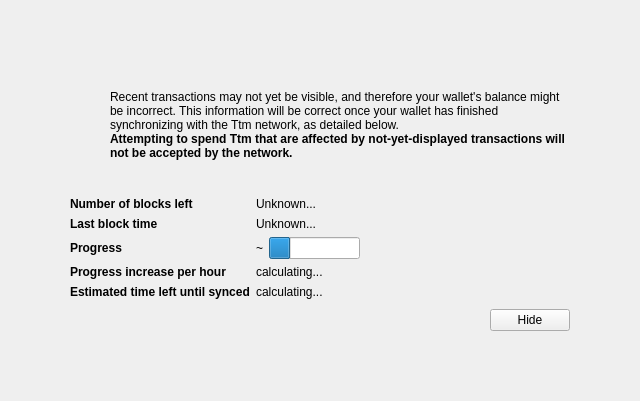
<?xml version="1.0" encoding="UTF-8"?>
<ui version="4.0">
 <class>ModalOverlay</class>
 <widget class="ModalOverlay" name="ModalOverlay">
  <property name="geometry">
   <rect>
    <x>0</x>
    <y>0</y>
    <width>640</width>
    <height>401</height>
   </rect>
  </property>
  <property name="windowTitle">
   <string>Form</string>
  </property>
  <layout class="QVBoxLayout" name="verticalLayout" stretch="0">
   <property name="sizeConstraint">
    <enum>QLayout::SetDefaultConstraint</enum>
   </property>
   <property name="leftMargin">
    <number>0</number>
   </property>
   <property name="topMargin">
    <number>0</number>
   </property>
   <property name="rightMargin">
    <number>0</number>
   </property>
   <property name="bottomMargin">
    <number>0</number>
   </property>
   <item>
    <widget class="QWidget" name="bgWidget" native="true">
     <property name="styleSheet">
      <string notr="true"/>
     </property>
     <layout class="QVBoxLayout" name="verticalLayoutMain" stretch="0">
      <property name="leftMargin">
       <number>60</number>
      </property>
      <property name="topMargin">
       <number>60</number>
      </property>
      <property name="rightMargin">
       <number>60</number>
      </property>
      <property name="bottomMargin">
       <number>60</number>
      </property>
      <item>
       <widget class="QWidget" name="contentWidget" native="true">
        <property name="styleSheet">
         <string notr="true"/>
        </property>
        <layout class="QVBoxLayout" name="verticalLayoutSub" stretch="1,0,0,0,0">
         <property name="spacing">
          <number>0</number>
         </property>
         <property name="leftMargin">
          <number>10</number>
         </property>
         <property name="topMargin">
          <number>10</number>
         </property>
         <property name="rightMargin">
          <number>10</number>
         </property>
         <property name="bottomMargin">
          <number>10</number>
         </property>
         <item>
          <layout class="QHBoxLayout" name="horizontalLayoutIconText" stretch="0,1">
           <property name="topMargin">
            <number>20</number>
           </property>
           <item>
            <layout class="QVBoxLayout" name="verticalLayoutIcon">
             <property name="leftMargin">
              <number>0</number>
             </property>
             <item>
              <widget class="QPushButton" name="warningIcon">
               <property name="enabled">
                <bool>false</bool>
               </property>
               <property name="text">
                <string/>
               </property>
               <property name="icon">
                <iconset>
                 <normaloff>:/icons/warning</normaloff>
                 <disabledoff>:/icons/warning</disabledoff>:/icons/warning</iconset>
               </property>
               <property name="iconSize">
                <size>
                 <width>48</width>
                 <height>48</height>
                </size>
               </property>
               <property name="flat">
                <bool>true</bool>
               </property>
              </widget>
             </item>
             <item>
              <spacer name="verticalSpacerWarningIcon">
               <property name="orientation">
                <enum>Qt::Vertical</enum>
               </property>
               <property name="sizeHint" stdset="0">
                <size>
                 <width>20</width>
                 <height>40</height>
                </size>
               </property>
              </spacer>
             </item>
            </layout>
           </item>
           <item>
            <layout class="QVBoxLayout" name="verticalLayoutInfoText">
             <property name="leftMargin">
              <number>0</number>
             </property>
             <property name="topMargin">
              <number>0</number>
             </property>
             <item>
              <widget class="QLabel" name="infoText">
               <property name="text">
                <string>Recent transactions may not yet be visible, and therefore your wallet's balance might be incorrect. This information will be correct once your wallet has finished synchronizing with the Ttm network, as detailed below.</string>
               </property>
               <property name="textFormat">
                <enum>Qt::RichText</enum>
               </property>
               <property name="wordWrap">
                <bool>true</bool>
               </property>
              </widget>
             </item>
             <item>
              <widget class="QLabel" name="infoTextStrong">
               <property name="font">
                <font>
                 <weight>75</weight>
                 <bold>true</bold>
                </font>
               </property>
               <property name="text">
                <string>Attempting to spend Ttm that are affected by not-yet-displayed transactions will not be accepted by the network.</string>
               </property>
               <property name="textFormat">
                <enum>Qt::RichText</enum>
               </property>
               <property name="wordWrap">
                <bool>true</bool>
               </property>
              </widget>
             </item>
             <item>
              <spacer name="verticalSpacerInTextSpace">
               <property name="orientation">
                <enum>Qt::Vertical</enum>
               </property>
               <property name="sizeHint" stdset="0">
                <size>
                 <width>20</width>
                 <height>40</height>
                </size>
               </property>
              </spacer>
             </item>
            </layout>
           </item>
          </layout>
         </item>
         <item>
          <spacer name="verticalSpacerAfterText">
           <property name="orientation">
            <enum>Qt::Vertical</enum>
           </property>
           <property name="sizeHint" stdset="0">
            <size>
             <width>20</width>
             <height>40</height>
            </size>
           </property>
          </spacer>
         </item>
         <item>
          <layout class="QFormLayout" name="formLayout">
           <property name="fieldGrowthPolicy">
            <enum>QFormLayout::FieldsStayAtSizeHint</enum>
           </property>
           <property name="horizontalSpacing">
            <number>6</number>
           </property>
           <property name="verticalSpacing">
            <number>6</number>
           </property>
           <property name="topMargin">
            <number>10</number>
           </property>
           <item row="0" column="0">
            <widget class="QLabel" name="labelNumberOfBlocksLeft">
             <property name="font">
              <font>
               <weight>75</weight>
               <bold>true</bold>
              </font>
             </property>
             <property name="text">
              <string>Number of blocks left</string>
             </property>
            </widget>
           </item>
           <item row="0" column="1">
            <widget class="QLabel" name="numberOfBlocksLeft">
             <property name="text">
              <string>Unknown...</string>
             </property>
            </widget>
           </item>
           <item row="1" column="0">
            <widget class="QLabel" name="labelLastBlockTime">
             <property name="font">
              <font>
               <weight>75</weight>
               <bold>true</bold>
              </font>
             </property>
             <property name="text">
              <string>Last block time</string>
             </property>
            </widget>
           </item>
           <item row="1" column="1">
            <widget class="QLabel" name="newestBlockDate">
             <property name="sizePolicy">
              <sizepolicy hsizetype="Maximum" vsizetype="Preferred">
               <horstretch>0</horstretch>
               <verstretch>0</verstretch>
              </sizepolicy>
             </property>
             <property name="text">
              <string>Unknown...</string>
             </property>
            </widget>
           </item>
           <item row="2" column="0">
            <widget class="QLabel" name="labelSyncDone">
             <property name="font">
              <font>
               <weight>75</weight>
               <bold>true</bold>
              </font>
             </property>
             <property name="text">
              <string>Progress</string>
             </property>
            </widget>
           </item>
           <item row="2" column="1">
            <layout class="QHBoxLayout" name="horizontalLayoutSync" stretch="0,1">
             <item>
              <widget class="QLabel" name="percentageProgress">
               <property name="text">
                <string notr="true">~</string>
               </property>
              </widget>
             </item>
             <item>
              <widget class="QProgressBar" name="progressBar">
               <property name="value">
                <number>24</number>
               </property>
               <property name="format">
                <string/>
               </property>
              </widget>
             </item>
            </layout>
           </item>
           <item row="4" column="0">
            <widget class="QLabel" name="labelProgressIncrease">
             <property name="font">
              <font>
               <weight>75</weight>
               <bold>true</bold>
              </font>
             </property>
             <property name="text">
              <string>Progress increase per hour</string>
             </property>
            </widget>
           </item>
           <item row="4" column="1">
            <widget class="QLabel" name="progressIncreasePerH">
             <property name="text">
              <string>calculating...</string>
             </property>
            </widget>
           </item>
           <item row="5" column="0">
            <widget class="QLabel" name="labelEstimatedTimeLeft">
             <property name="font">
              <font>
               <weight>75</weight>
               <bold>true</bold>
              </font>
             </property>
             <property name="text">
              <string>Estimated time left until synced</string>
             </property>
            </widget>
           </item>
           <item row="5" column="1">
            <widget class="QLabel" name="expectedTimeLeft">
             <property name="text">
              <string>calculating...</string>
             </property>
            </widget>
           </item>
          </layout>
         </item>
         <item>
          <layout class="QHBoxLayout" name="horizontalLayoutButtons">
           <property name="leftMargin">
            <number>10</number>
           </property>
           <property name="topMargin">
            <number>10</number>
           </property>
           <item>
            <spacer name="horizontalSpacer">
             <property name="orientation">
              <enum>Qt::Horizontal</enum>
             </property>
             <property name="sizeHint" stdset="0">
              <size>
               <width>40</width>
               <height>20</height>
              </size>
             </property>
            </spacer>
           </item>
           <item>
            <widget class="QPushButton" name="closeButton">
             <property name="text">
              <string>Hide</string>
             </property>
            </widget>
           </item>
          </layout>
         </item>
         <item>
          <layout class="QVBoxLayout" name="verticalLayout_2">
           <item>
            <spacer name="verticalSpacer">
             <property name="orientation">
              <enum>Qt::Vertical</enum>
             </property>
             <property name="sizeHint" stdset="0">
              <size>
               <width>20</width>
               <height>40</height>
              </size>
             </property>
            </spacer>
           </item>
          </layout>
         </item>
        </layout>
       </widget>
      </item>
     </layout>
    </widget>
   </item>
  </layout>
 </widget>
 <customwidgets>
  <customwidget>
   <class>ModalOverlay</class>
   <extends>QWidget</extends>
   <header>modaloverlay.h</header>
   <container>1</container>
  </customwidget>
 </customwidgets>
 <resources/>
 <connections/>
</ui>
